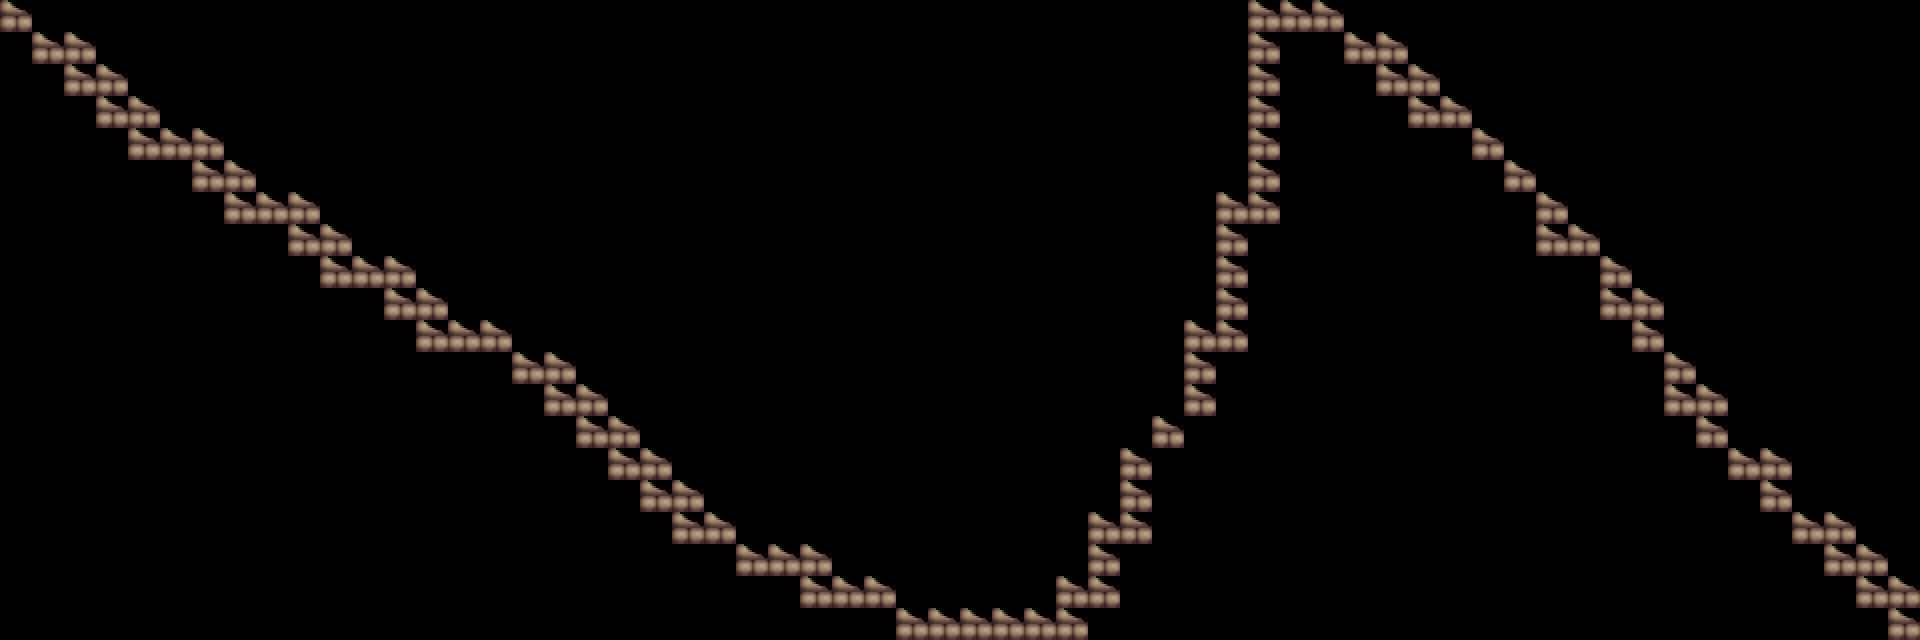

The image is a tile-based game level rendered from a .tmx file. Its description and complete source (layers, tilesets, objects, tile grids) follow:
An orthogonal 60x20 tile map with 32x32 px tiles, 1 tile layer (Tile Layer 1) and 2 objects (Enemy, Player).

<map version="1.0" orientation="orthogonal" renderorder="right-down" width="60" height="20" tilewidth="32" tileheight="32" nextobjectid="6">
 <properties>
  <property name="helicopter" value="images/helicopter.png" />
 </properties>
 <tileset firstgid="1" name="blocks1" tilewidth="32" tileheight="32" spacing="2" margin="2" tilecount="198" columns="18">
  <image source="../images/blocks1.png" width="614" height="376" />
 </tileset>
 <layer name="Tile Layer 1" width="60" height="20">
  <data encoding="csv">
19,0,0,0,0,0,0,0,0,0,0,0,0,0,0,0,0,0,0,0,0,0,0,0,0,0,0,0,0,0,0,0,0,0,0,0,0,0,0,19,19,19,0,0,0,0,0,0,0,0,0,0,0,0,0,0,0,0,0,0,
0,19,19,0,0,0,0,0,0,0,0,0,0,0,0,0,0,0,0,0,0,0,0,0,0,0,0,0,0,0,0,0,0,0,0,0,0,0,0,19,0,0,19,19,0,0,0,0,0,0,0,0,0,0,0,0,0,0,0,0,
0,0,19,19,0,0,0,0,0,0,0,0,0,0,0,0,0,0,0,0,0,0,0,0,0,0,0,0,0,0,0,0,0,0,0,0,0,0,0,19,0,0,0,19,19,0,0,0,0,0,0,0,0,0,0,0,0,0,0,0,
0,0,0,19,19,0,0,0,0,0,0,0,0,0,0,0,0,0,0,0,0,0,0,0,0,0,0,0,0,0,0,0,0,0,0,0,0,0,0,19,0,0,0,0,19,19,0,0,0,0,0,0,0,0,0,0,0,0,0,0,
0,0,0,0,19,19,19,0,0,0,0,0,0,0,0,0,0,0,0,0,0,0,0,0,0,0,0,0,0,0,0,0,0,0,0,0,0,0,0,19,0,0,0,0,0,0,19,0,0,0,0,0,0,0,0,0,0,0,0,0,
0,0,0,0,0,0,19,19,0,0,0,0,0,0,0,0,0,0,0,0,0,0,0,0,0,0,0,0,0,0,0,0,0,0,0,0,0,0,0,19,0,0,0,0,0,0,0,19,0,0,0,0,0,0,0,0,0,0,0,0,
0,0,0,0,0,0,0,19,19,19,0,0,0,0,0,0,0,0,0,0,0,0,0,0,0,0,0,0,0,0,0,0,0,0,0,0,0,0,19,19,0,0,0,0,0,0,0,0,19,0,0,0,0,0,0,0,0,0,0,0,
0,0,0,0,0,0,0,0,0,19,19,0,0,0,0,0,0,0,0,0,0,0,0,0,0,0,0,0,0,0,0,0,0,0,0,0,0,0,19,0,0,0,0,0,0,0,0,0,19,19,0,0,0,0,0,0,0,0,0,0,
0,0,0,0,0,0,0,0,0,0,19,19,19,0,0,0,0,0,0,0,0,0,0,0,0,0,0,0,0,0,0,0,0,0,0,0,0,0,19,0,0,0,0,0,0,0,0,0,0,0,19,0,0,0,0,0,0,0,0,0,
0,0,0,0,0,0,0,0,0,0,0,0,19,19,0,0,0,0,0,0,0,0,0,0,0,0,0,0,0,0,0,0,0,0,0,0,0,0,19,0,0,0,0,0,0,0,0,0,0,0,19,19,0,0,0,0,0,0,0,0,
0,0,0,0,0,0,0,0,0,0,0,0,0,19,19,19,0,0,0,0,0,0,0,0,0,0,0,0,0,0,0,0,0,0,0,0,0,19,19,0,0,0,0,0,0,0,0,0,0,0,0,19,0,0,0,0,0,0,0,0,
0,0,0,0,0,0,0,0,0,0,0,0,0,0,0,0,19,19,0,0,0,0,0,0,0,0,0,0,0,0,0,0,0,0,0,0,0,19,0,0,0,0,0,0,0,0,0,0,0,0,0,0,19,0,0,0,0,0,0,0,
0,0,0,0,0,0,0,0,0,0,0,0,0,0,0,0,0,19,19,0,0,0,0,0,0,0,0,0,0,0,0,0,0,0,0,0,0,19,0,0,0,0,0,0,0,0,0,0,0,0,0,0,19,19,0,0,0,0,0,0,
0,0,0,0,0,0,0,0,0,0,0,0,0,0,0,0,0,0,19,19,0,0,0,0,0,0,0,0,0,0,0,0,0,0,0,0,19,0,0,0,0,0,0,0,0,0,0,0,0,0,0,0,0,19,0,0,0,0,0,0,
0,0,0,0,0,0,0,0,0,0,0,0,0,0,0,0,0,0,0,19,19,0,0,0,0,0,0,0,0,0,0,0,0,0,0,19,0,0,0,0,0,0,0,0,0,0,0,0,0,0,0,0,0,0,19,19,0,0,0,0,
0,0,0,0,0,0,0,0,0,0,0,0,0,0,0,0,0,0,0,0,19,19,0,0,0,0,0,0,0,0,0,0,0,0,0,19,0,0,0,0,0,0,0,0,0,0,0,0,0,0,0,0,0,0,0,19,0,0,0,0,
0,0,0,0,0,0,0,0,0,0,0,0,0,0,0,0,0,0,0,0,0,19,19,0,0,0,0,0,0,0,0,0,0,0,19,19,0,0,0,0,0,0,0,0,0,0,0,0,0,0,0,0,0,0,0,0,19,19,0,0,
0,0,0,0,0,0,0,0,0,0,0,0,0,0,0,0,0,0,0,0,0,0,0,19,19,19,0,0,0,0,0,0,0,0,19,0,0,0,0,0,0,0,0,0,0,0,0,0,0,0,0,0,0,0,0,0,0,19,19,0,
0,0,0,0,0,0,0,0,0,0,0,0,0,0,0,0,0,0,0,0,0,0,0,0,0,19,19,19,0,0,0,0,0,19,19,0,0,0,0,0,0,0,0,0,0,0,0,0,0,0,0,0,0,0,0,0,0,0,19,19,
0,0,0,0,0,0,0,0,0,0,0,0,0,0,0,0,0,0,0,0,0,0,0,0,0,0,0,0,19,19,19,19,19,19,0,0,0,0,0,0,0,0,0,0,0,0,0,0,0,0,0,0,0,0,0,0,0,0,0,19
</data>
 </layer>
 <objectgroup name="Object Layer 1">
  <object id="5" name="Hellicopter" type="Enemy" x="100" y="100" width="83" height="66">
   <properties>
    <property name="numFrames" value="4" />
    <property name="textureHeight" value="55" />
    <property name="textureID" value="helicopter" />
    <property name="textureWidth" value="128" />
   </properties>
  </object>
   <object id="5" name="Hellicopter" type="Player" x="500" y="100" width="83" height="66">
   <properties>
    <property name="numFrames" value="4" />
    <property name="textureHeight" value="55" />
    <property name="textureID" value="helicopter" />
    <property name="textureWidth" value="128" />
   </properties>
  </object>
 </objectgroup>
</map>
